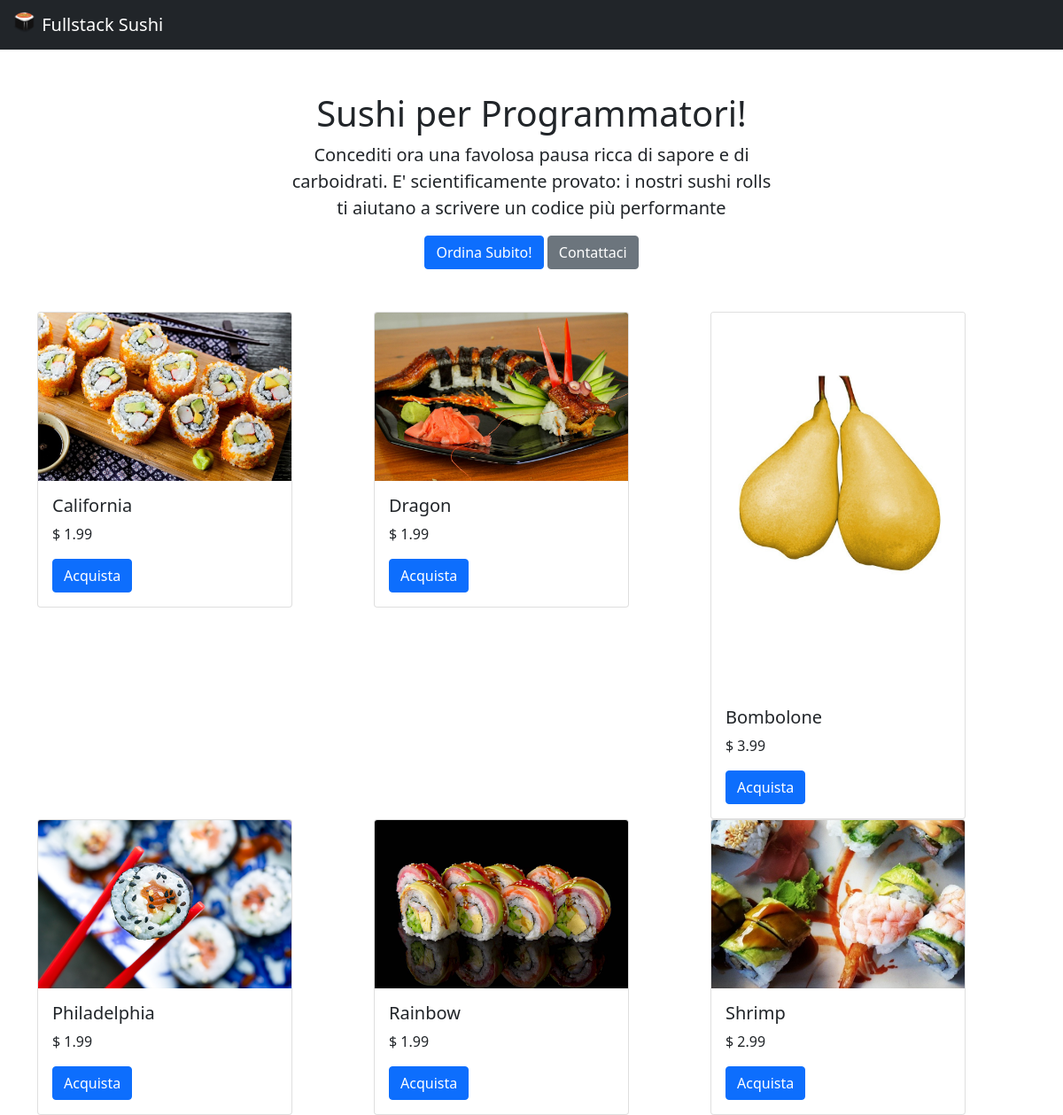
The page /rolls/ on the database its author committed.
### rolls/models.py (models this page shows, shortened)
class Roll(models.Model):
    immagine = models.ImageField()
    nome = models.CharField(max_length=20)
    prezzo = models.FloatField()

### rolls/views.py (the view)
# urls.py: path('rolls/', include('rolls.urls')),
def rolls(request):
    rolls = Roll.objects.all()
    return render(request, 'rolls/sushi_rolls.html', {'rolls' : rolls})

### rolls/templates/rolls/sushi_rolls.html
{% extends 'rolls/common.html' %}
{% block content %}
    <div class="container my-5 text-center" style="max-width:580px">
        <h1>Sushi per Programmatori!</h1>
        <p class="lead">Concediti ora una favolosa pausa ricca di sapore e di carboidrati. E'
            scientificamente provato: i nostri sushi rolls ti aiutano a scrivere un codice più performante
        </p>
        <button type="button" class="btn btn-primary">Ordina Subito!</button>
        <a href="{% url 'contattaci' %}" type="button" class="btn btn-secondary">Contattaci</a>
    </div>
    <div class="container">
        <div class="row">
            {% for roll in rolls %}
            <div class="col-sm">
                <div class="card" style="width: 18rem;">
                    <img src=" {{ roll.immagine.url }} " class="card-img-top" alt="...">
                    <div class="card-body">
                        <h5 class="card-title"> {{ roll.nome }} </h5>
                        <p class="card-text"> $ {{ roll.prezzo }} </p>
                        <a href="#" class="btn btn-primary">Acquista</a>
                    </div>
                </div>
            </div>
            {% endfor %}
        </div>
    </div>
{% endblock %}

### rolls/templates/rolls/common.html (shortened to what this page needs)
<!doctype html>
<html lang="en">
<head>
    <link href="https://cdn.jsdelivr.net/npm/bootstrap@5.0.0-beta2/dist/css/bootstrap.min.css" rel="stylesheet"
>
</head>
<body>
    <nav class="navbar navbar-dark bg-dark">
        <div class="container-fluid">
            <a class="navbar-brand" href="{% url 'home' %}">
                {% load static %}
                <img src="{% static 'rolls/logo.png' %}" alt="" width="30" height="24" class="d-inline-block align-top">
                Fullstack Sushi
            </a>
        </div>
    </nav>
    {% block content %}
    {% endblock %}
</body>
</html>

### rows shown on the page
Roll: immagine (picture), nome "California", prezzo "1.99"
Roll: immagine (picture), nome "Dragon", prezzo "1.99"
Roll: immagine (picture), nome "Bombolone", prezzo "3.99"
Roll: immagine (picture), nome "Philadelphia", prezzo "1.99"
Roll: immagine (picture), nome "Rainbow", prezzo "1.99"
Roll: immagine (picture), nome "Shrimp", prezzo "2.99"
